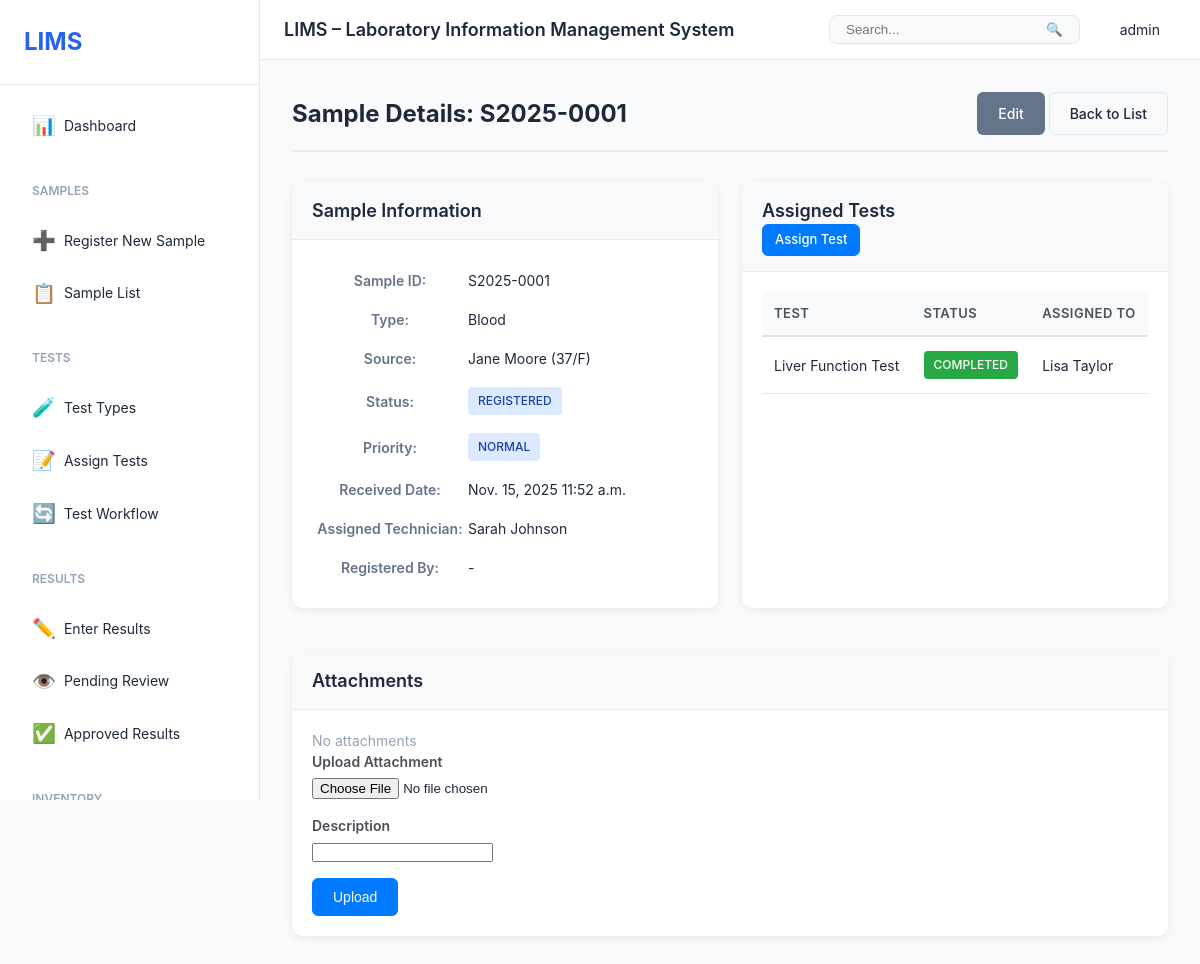
Page /samples/1/ (signed in) on the committed database.
### users/models.py (models this page shows, shortened)
class User(AbstractUser):
    role = models.ForeignKey(Role, on_delete=models.SET_NULL, null=True, blank=True)
    phone = models.CharField(max_length=20, blank=True)
    department = models.CharField(max_length=100, blank=True)
    employee_id = models.CharField(max_length=50, blank=True, unique=True)
    is_active = models.BooleanField(default=True)
    created_at = models.DateTimeField(auto_now_add=True)
    updated_at = models.DateTimeField(auto_now=True)
    class Meta:
        db_table = 'users'
        ordering = ['username']

### samples/models.py (models this page shows, shortened)
class Sample(models.Model):
    SAMPLE_TYPE_CHOICES = [
        ('blood', 'Blood'),
        ('urine', 'Urine'),
        ('tissue', 'Tissue'),
        ('water', 'Water'),
        ('soil', 'Soil'),
        ('food', 'Food'),
        ('other', 'Other'),
    ]
    STATUS_CHOICES = [
        ('registered', 'Registered'),
        ('in_progress', 'In Progress'),
        ('completed', 'Completed'),
        ('rejected', 'Rejected'),
        ('archived', 'Archived'),
    ]
    PRIORITY_CHOICES = [
        ('low', 'Low'),
        ('normal', 'Normal'),
        ('high', 'High'),
        ('urgent', 'Urgent'),
    ]
    sample_id = models.CharField(max_length=50, unique=True, db_index=True)
    sample_type = models.CharField(max_length=50, choices=SAMPLE_TYPE_CHOICES)
    source = models.CharField(max_length=200, help_text='Source/Customer/Patient (Legacy)', blank=True)
    source_ref = models.ForeignKey(
        'labs.Source',
        on_delete=models.PROTECT,
        related_name='samples',
        null=True,
        blank=True,
        help_text='Sample source (Customer/Patient/Lab)',
        verbose_name='Source Reference'
    )
    processing_lab = models.ForeignKey(
        'labs.Lab',
        on_delete=models.SET_NULL,
        null=True,
        blank=True,
        related_name='processing_samples',
        help_text='Lab processing this sample'
    )
    originating_lab = models.ForeignKey(
        'labs.Lab',
        on_delete=models.SET_NULL,
        null=True,
        blank=True,
        related_name='originated_samples',
        help_text='Lab that originally sent this sample'
    )
    status = models.CharField(max_length=50, choices=STATUS_CHOICES, default='registered')
    priority = models.CharField(max_length=20, choices=PRIORITY_CHOICES, default='normal')
    received_date = models.DateField(auto_now_add=True)
    received_time = models.TimeField(auto_now_add=True)
    expected_completion_date = models.DateField(null=True, blank=True,
                                                help_text='Expected completion deadline')
    completion_deadline = models.DateTimeField(null=True, blank=True,
                                               help_text='Hard deadline for completion')
    actual_completion_date = models.DateTimeField(null=True, blank=True)
    notes = models.TextField(blank=True)
    assigned_technician = models.ForeignKey(
        settings.AUTH_USER_MODEL,
        on_delete=models.SET_NULL,
        null=True,
        blank=True,
        related_name='assigned_samples'
    )
    registered_by = models.ForeignKey(
        settings.AUTH_USER_MODEL,
        on_delete=models.SET_NULL,
        null=True,
        related_name='registered_samples'
    )
    created_at = models.DateTimeField(auto_now_add=True)
    updated_at = models.DateTimeField(auto_now=True)
    class Meta:
        db_table = 'samples'
        ordering = ['-received_date', '-received_time']

### tests/models.py (models this page shows, shortened)
class TestAssignment(models.Model):
    STATUS_CHOICES = [
        ('assigned', 'Assigned'),
        ('in_progress', 'In Progress'),
        ('waiting_review', 'Waiting Review'),
        ('completed', 'Completed'),
        ('rejected', 'Rejected'),
    ]
    sample = models.ForeignKey(Sample, on_delete=models.CASCADE, related_name='test_assignments')
    test = models.ForeignKey(Test, on_delete=models.CASCADE)
    status = models.CharField(max_length=50, choices=STATUS_CHOICES, default='assigned')
    assigned_to = models.ForeignKey(
        settings.AUTH_USER_MODEL,
        on_delete=models.SET_NULL,
        null=True,
        related_name='test_assignments'
    )
    assigned_by = models.ForeignKey(
        settings.AUTH_USER_MODEL,
        on_delete=models.SET_NULL,
        null=True,
        related_name='assigned_tests'
    )
    assigned_date = models.DateTimeField(auto_now_add=True)
    started_date = models.DateTimeField(null=True, blank=True)
    completed_date = models.DateTimeField(null=True, blank=True)
    expected_completion = models.DateTimeField(null=True, blank=True,
                                              help_text='Expected completion based on turnaround time')
    deadline = models.DateTimeField(null=True, blank=True,
                                   help_text='Hard deadline for test completion')
    actual_cost = models.DecimalField(max_digits=10, decimal_places=2, null=True, blank=True,
                                     help_text='Actual cost incurred for this test')
    notes = models.TextField(blank=True)
    class Meta:
        db_table = 'test_assignments'
        ordering = ['-assigned_date']
        unique_together = ['sample', 'test']

class Test(models.Model):
    CATEGORY_CHOICES = [
        ('hematology', 'Hematology'),
        ('biochemistry', 'Biochemistry'),
        ('microbiology', 'Microbiology'),
        ('immunology', 'Immunology'),
        ('molecular', 'Molecular Biology'),
        ('pathology', 'Pathology'),
        ('other', 'Other'),
    ]
    name = models.CharField(max_length=200, unique=True)
    code = models.CharField(max_length=50, unique=True)
    category = models.CharField(max_length=50, choices=CATEGORY_CHOICES)
    description = models.TextField(blank=True)
    turnaround_time = models.IntegerField(help_text='Expected turnaround time in hours')
    estimated_cost = models.DecimalField(max_digits=10, decimal_places=2, null=True, blank=True,
                                        help_text='Estimated cost per test')
    billable_amount = models.DecimalField(max_digits=10, decimal_places=2, null=True, blank=True,
                                         help_text='Amount charged to client')
    is_active = models.BooleanField(default=True)
    created_at = models.DateTimeField(auto_now_add=True)
    updated_at = models.DateTimeField(auto_now=True)
    class Meta:
        db_table = 'tests'
        ordering = ['name']

### samples/views.py (the view)
# urls.py: path('<int:pk>/', views.sample_detail, name='sample_detail'),
@login_required
def sample_detail(request, pk):
    sample = get_object_or_404(
        Sample.objects.select_related('assigned_technician', 'registered_by')
        .prefetch_related('attachments', 'test_assignments'),
        pk=pk
    )
    if request.method == 'POST':
        attachment_form = SampleAttachmentForm(request.POST, request.FILES)
        if attachment_form.is_valid():
            attachment = attachment_form.save(commit=False)
            attachment.sample = sample
            attachment.uploaded_by = request.user
            attachment.filename = request.FILES['file'].name
            attachment.save()
            messages.success(request, 'Attachment uploaded successfully.')
            return redirect('samples:sample_detail', pk=pk)
    else:
        attachment_form = SampleAttachmentForm()
    context = {
        'sample': sample,
        'attachment_form': attachment_form,
    }
    return render(request, 'samples/sample_detail.html', context)

### templates/samples/sample_detail.html (shortened to what this page needs)
{% extends 'base.html' %}
{% block content %}
<div class="page-header">
    <h2>Sample Details: {{ sample.sample_id }}</h2>
    <div>
        <a href="{% url 'samples:sample_edit' sample.pk %}" class="btn btn-secondary">Edit</a>
        <a href="{% url 'samples:sample_list' %}" class="btn btn-light">Back to List</a>
    </div>
</div>
<div class="dashboard-grid">
    <div class="card">
        <div class="card-header">
            <h3>Sample Information</h3>
        </div>
        <div class="card-body">
            <table class="info-table">
                <tr>
                    <th>Sample ID:</th>
                    <td>{{ sample.sample_id }}</td>
                </tr>
                <tr>
                    <th>Type:</th>
                    <td>{{ sample.get_sample_type_display }}</td>
                </tr>
                <tr>
                    <th>Source:</th>
                    <td>{{ sample.source }}</td>
                </tr>
                <tr>
                    <th>Status:</th>
                    <td><span class="badge badge-{{ sample.status }}">{{ sample.get_status_display }}</span></td>
                </tr>
                <tr>
                    <th>Priority:</th>
                    <td><span class="badge badge-priority-{{ sample.priority }}">{{ sample.get_priority_display }}</span></td>
                </tr>
                <tr>
                    <th>Received Date:</th>
                    <td>{{ sample.received_date }} {{ sample.received_time }}</td>
                </tr>
                <tr>
                    <th>Assigned Technician:</th>
                    <td>{{ sample.assigned_technician.get_full_name|default:"-" }}</td>
                </tr>
                <tr>
                    <th>Registered By:</th>
                    <td>{{ sample.registered_by.get_full_name|default:"-" }}</td>
                </tr>
            </table>
        </div>
    </div>
    <div class="card">
        <div class="card-header">
            <h3>Assigned Tests</h3>
            <a href="{% url 'tests:assign_test' %}?sample={{ sample.pk }}" class="btn btn-sm btn-primary">Assign Test</a>
        </div>
        <div class="card-body">
            {% if sample.test_assignments.all %}
            <table class="table">
                <thead>
                    <tr>
                        <th>Test</th>
                        <th>Status</th>
                        <th>Assigned To</th>
                    </tr>
                </thead>
                <tbody>
                    {% for assignment in sample.test_assignments.all %}
                    <tr>
                        <td>{{ assignment.test.name }}</td>
                        <td><span class="badge badge-{{ assignment.status }}">{{ assignment.get_status_display }}</span></td>
                        <td>{{ assignment.assigned_to.get_full_name|default:"-" }}</td>
                    </tr>
                    {% endfor %}
                </tbody>
            </table>
            {% else %}
            <p class="text-muted">No tests assigned yet</p>
            {% endif %}
        </div>
    </div>
    <div class="card full-width">
        <div class="card-header">
            <h3>Attachments</h3>
        </div>
        <div class="card-body">
            {% if sample.attachments.all %}
            <table class="table">
                <thead>
                    <tr>
                        <th>Filename</th>
                        <th>Description</th>
                        <th>Uploaded By</th>
                        <th>Upload Date</th>
                        <th>Actions</th>
                    </tr>
                </thead>
                <tbody>
                    {% for attachment in sample.attachments.all %}
                    <tr>
                        <td>{{ attachment.filename }}</td>
                        <td>{{ attachment.description }}</td>
                        <td>{{ attachment.uploaded_by.get_full_name }}</td>
                        <td>{{ attachment.uploaded_at }}</td>
                        <td><a href="{{ attachment.file.url }}" class="btn btn-sm btn-info" download>Download</a></td>
                    </tr>
                    {% endfor %}
                </tbody>
            </table>
            {% else %}
            <p class="text-muted">No attachments</p>
            {% endif %}
            <form method="post" enctype="multipart/form-data" class="mt-3">
                <div class="form-group">
                    <label>Upload Attachment</label>
                    {{ attachment_form.file }}
                </div>
                <div class="form-group">
                    <label>Description</label>
                    {{ attachment_form.description }}
                </div>
                <button type="submit" class="btn btn-primary">Upload</button>
            </form>
        </div>
    </div>
</div>
{% endblock %}

### templates/base.html (shortened to what this page needs)
{% load static %}
<!DOCTYPE html>
<html lang="en">
<head>
    <link rel="stylesheet" href="{% static 'css/style.css' %}">
    <link rel="stylesheet" href="{% static 'css/labs.css' %}">
    <link rel="stylesheet" href="https://cdnjs.cloudflare.com/ajax/libs/font-awesome/5.15.4/css/all.min.css">
</head>
<body>
    <div class="layout">
        <aside class="sidebar" id="sidebar">
            <div class="sidebar-header">
                <h2>LIMS</h2>
            </div>
            <nav class="sidebar-nav">
                <a href="{% url 'dashboard:dashboard' %}" class="nav-item {% if request.resolver_match.url_name == 'dashboard' %}active{% endif %}">
                    <span class="icon">📊</span>
                    <span>Dashboard</span>
                </a>
                <div class="nav-group">
                    <div class="nav-group-title">Samples</div>
                    <a href="{% url 'samples:sample_create' %}" class="nav-item">
                        <span class="icon">➕</span>
                        <span>Register New Sample</span>
                    </a>
                    <a href="{% url 'samples:sample_list' %}" class="nav-item">
                        <span class="icon">📋</span>
                        <span>Sample List</span>
                    </a>
                </div>
                <div class="nav-group">
                    <div class="nav-group-title">Tests</div>
                    <a href="{% url 'tests:test_type_list' %}" class="nav-item">
                        <span class="icon">🧪</span>
                        <span>Test Types</span>
                    </a>
                    <a href="{% url 'tests:assign_test' %}" class="nav-item">
                        <span class="icon">📝</span>
                        <span>Assign Tests</span>
                    </a>
                    <a href="{% url 'tests:test_workflow' %}" class="nav-item">
                        <span class="icon">🔄</span>
                        <span>Test Workflow</span>
                    </a>
                </div>
                <div class="nav-group">
                    <div class="nav-group-title">Results</div>
                    <a href="{% url 'results:result_list' %}" class="nav-item">
                        <span class="icon">✏️</span>
                        <span>Enter Results</span>
                    </a>
                    <a href="{% url 'results:review_results' %}" class="nav-item">
                        <span class="icon">👁️</span>
                        <span>Pending Review</span>
                    </a>
                    <a href="{% url 'results:approved_results' %}" class="nav-item">
                        <span class="icon">✅</span>
                        <span>Approved Results</span>
                    </a>
                </div>
                <div class="nav-group">
                    <div class="nav-group-title">Inventory</div>
                </div>
            </nav>
        </aside>
        <div class="main-content">
            <header class="top-header">
                <div class="header-left">
                    <h1>LIMS – Laboratory Information Management System</h1>
                </div>
                <div class="header-right">
                    <div class="search-box">
                        <input type="text" placeholder="Search..." id="globalSearch">
                        <button>🔍</button>
                    </div>
                    <div class="user-menu">
                        <span>{{ user.get_full_name|default:user.username }}</span>
                    </div>
                </div>
            </header>
            <div class="page-content">
                {% block content %}{% endblock %}
            </div>
        </div>
    </div>
</body>
</html>

### rows in the picture
User: get_full_name "admin"
Sample: sample_id "S2025-0001", sample_type "Blood", source "Jane Moore (37/F)", status "REGISTERED", priority "NORMAL", received_date "Nov. 15, 2025", received_time "11:52 a.m.", assigned_technician.get_full_name "Sarah Johnson", registered_by.get_full_name "-"
TestAssignment: test.name "Liver Function Test", status "COMPLETED", assigned_to.get_full_name "Lisa Taylor"
